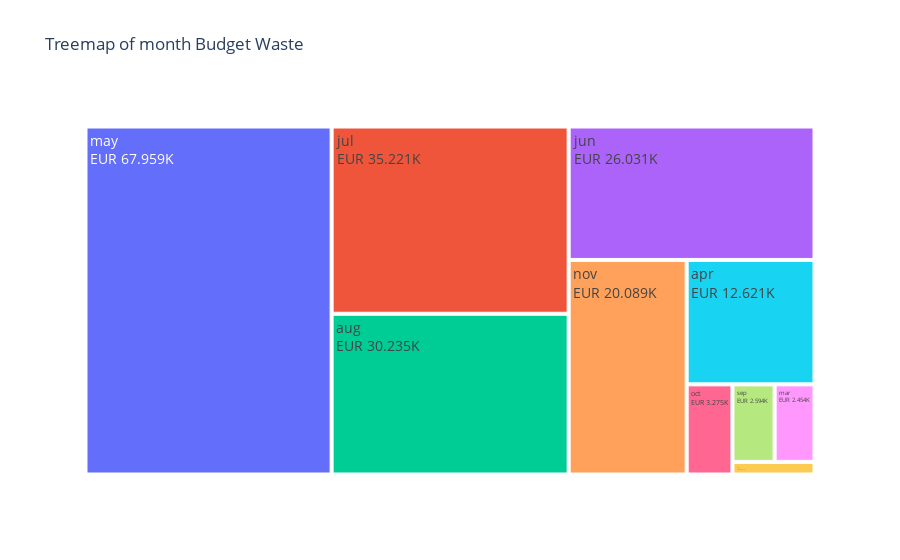

This figure's notebook cell:
### Markdown cell above
#### **3.6.1 Month**

### Code cell
eda_plot('month')

### Figure 1 — Plotly figure (JSON) as saved in the notebook; plotly's stock layout.template omitted (floating-point values rounded to 4 significant figures)
{"data": [{"branchvalues": "total", "domain": {"x": [0, 1], "y": [0, 1]}, "hovertemplate": "labels=%{label}<br>waste=%{value}<br>parent=%{parent}<br>id=%{id}<extra></extra>", "ids": ["apr", "aug", "dec", "jul", "jun", "mar", "may", "nov", "oct", "sep"], "labels": ["apr", "aug", "dec", "jul", "jun", "mar", "may", "nov", "oct", "sep"], "name": "", "parents": ["", "", "", "", "", "", "", "", "", ""], "textfont": {"size": 14}, "textinfo": "label+value", "texttemplate": "%{label}<br>EUR %{value}K", "type": "treemap", "values": [12.62, 30.23, 0.821, 35.22, 26.03, 2.454, 67.96, 20.09, 3.275, 2.594]}], "layout": {"legend": {"tracegroupgap": 0}, "title": {"text": "Treemap of month Budget Waste"}}}
